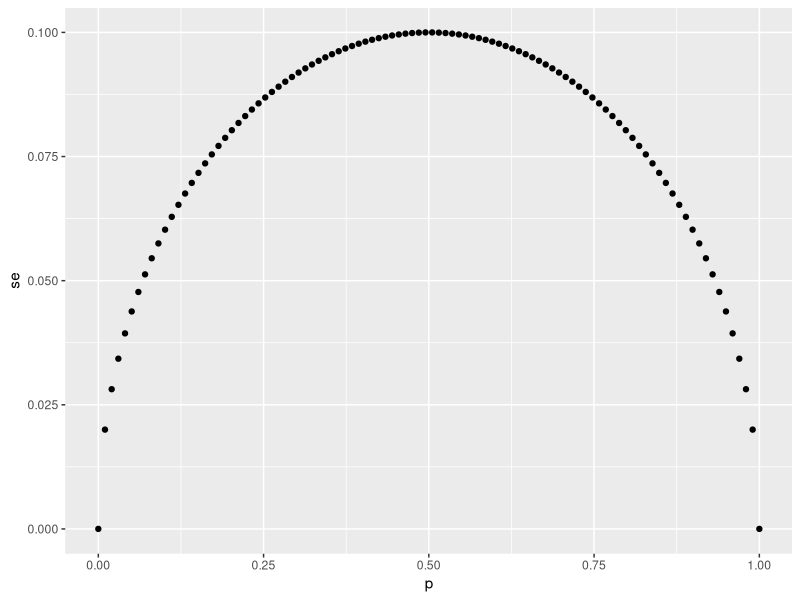
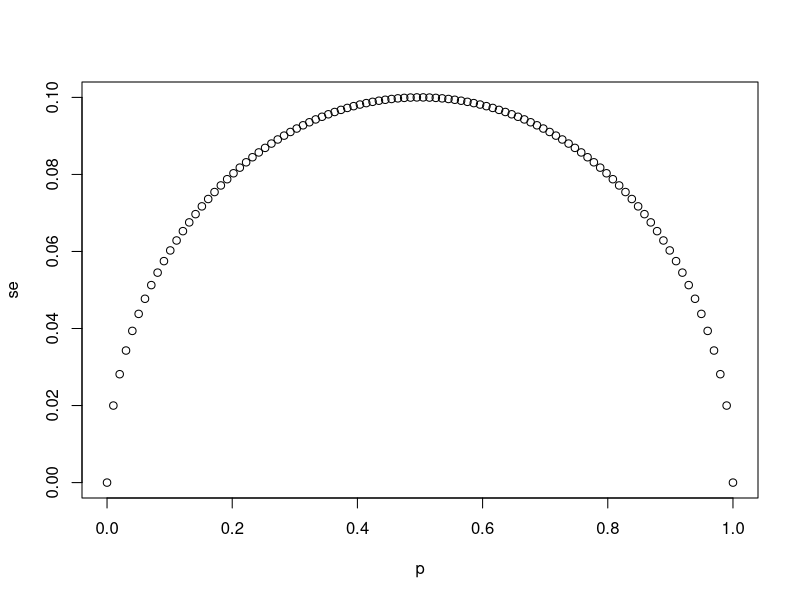
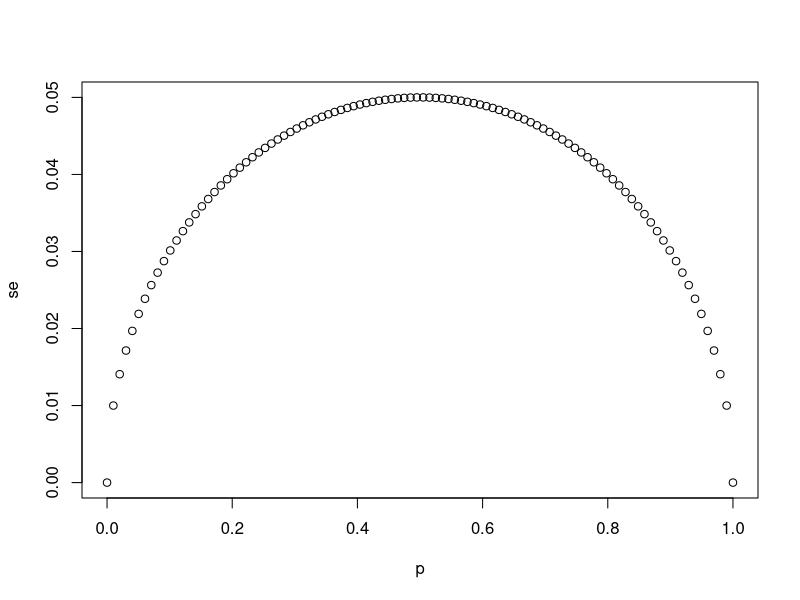
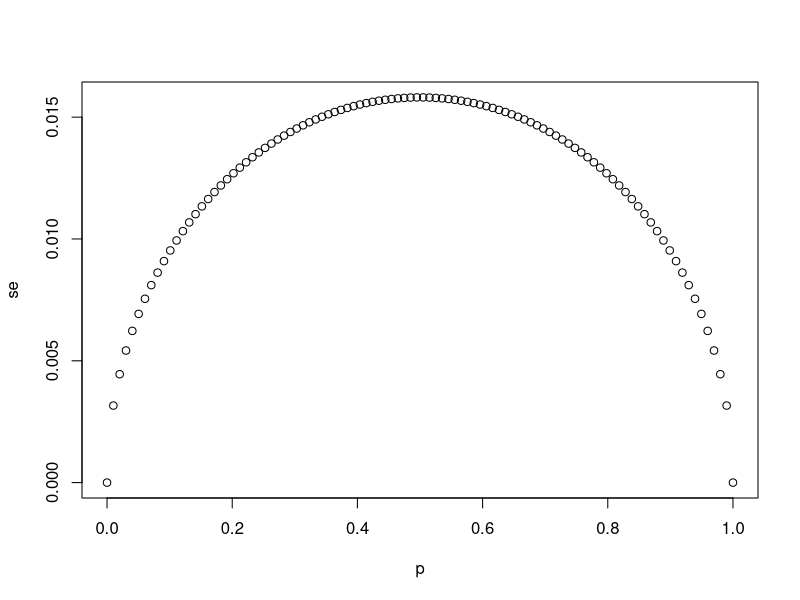

These charts were generated, in order, by the following R code:
## ---- chunk 1
library(tidyverse)
N <- 25
p<-seq(0,1,length=100)
se<-sqrt(p*(1-p)/N)
qplot(p,se)
## ---- chunk 2
library(tidyverse)
vN<-c(25,100,1000)
p<-seq(0,1,length=100)
for(N in vN){
se<-sqrt(p*(1-p)/N)
plot(p,se)
}
## ---- chunk 3
N<-25
p<-0.45
Ed<-2*p-1
SEd<-2*sqrt(p*(1-p)/N)
Ed
SEd
